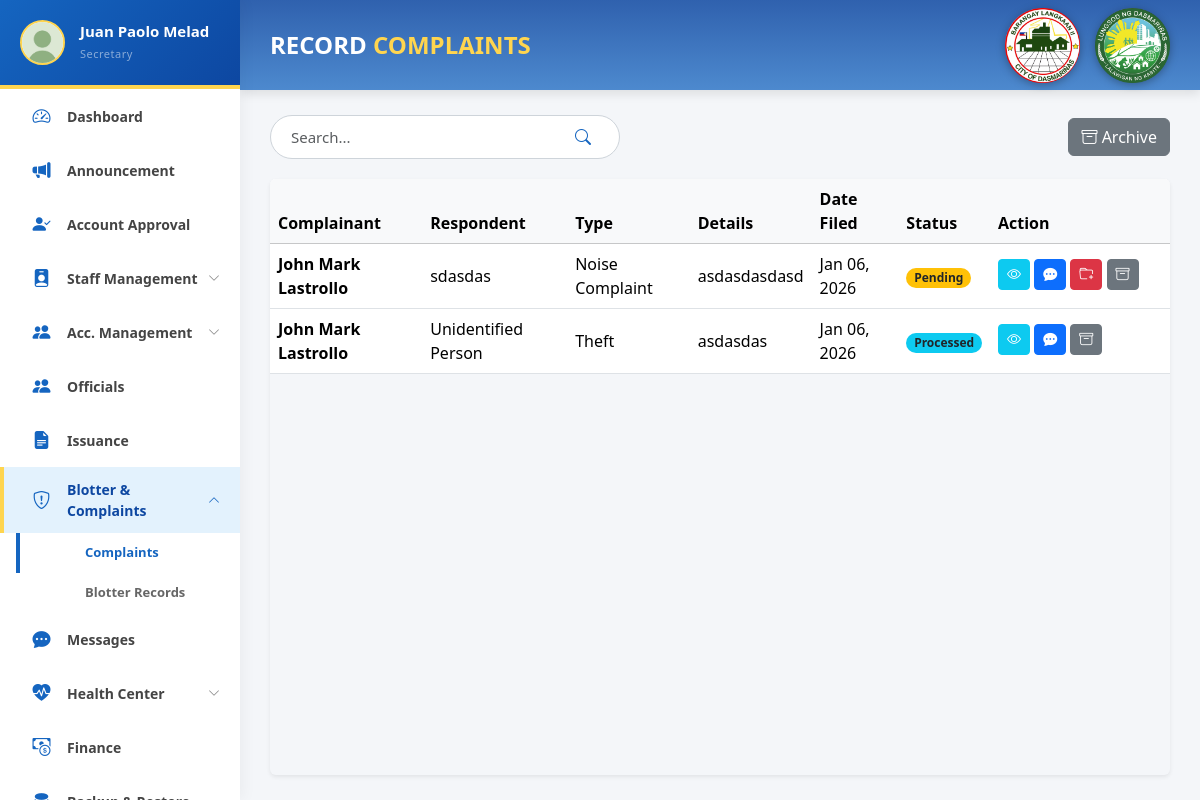
/pages/admin/admin_rec_complaints.php (signed in), run on the app's committed database.
### tables this page shows
CREATE TABLE `users` (
  `user_id` int(11) NOT NULL,
  `email` varchar(150) NOT NULL,
  `position` varchar(100) DEFAULT NULL,
  `password` varchar(255) NOT NULL,
  `first_name` varchar(100) NOT NULL,
  `last_name` varchar(100) NOT NULL,
  `role` enum('Admin','Staff','Resident') NOT NULL DEFAULT 'Resident',
  `status` enum('Active','Inactive','Pending','Rejected') NOT NULL DEFAULT 'Pending',
  `created_at` timestamp NOT NULL DEFAULT current_timestamp()
);

CREATE TABLE `complaints` (
  `complaint_id` int(11) NOT NULL,
  `resident_id` int(11) NOT NULL,
  `complainant_name` varchar(150) NOT NULL,
  `respondent_name` varchar(150) NOT NULL,
  `complaint_type` varchar(100) NOT NULL,
  `incident_date` date NOT NULL,
  `incident_place` text NOT NULL,
  `details` text NOT NULL,
  `status` enum('Pending','Active','Resolved','Processed','Archived') DEFAULT 'Pending',
  `admin_feedback` text DEFAULT NULL,
  `date_filed` datetime DEFAULT current_timestamp()
);

### pages/admin/admin_rec_complaints.php (the view, shortened to what this page needs)
<?php
require_once '../../backend/db_connect.php';
$searchQuery = $_GET["search"] ?? "";
$params = [];
$sql = "SELECT c.*, r.email, r.contact_no
        FROM complaints c
        LEFT JOIN resident_profiles r ON c.resident_id = r.resident_id
        WHERE c.status != 'Archived'";
$sql .= " ORDER BY c.date_filed DESC";
$stmt = $conn->prepare($sql);
$stmt->execute($params);
$complaints = $stmt->fetchAll(PDO::FETCH_ASSOC);
?>
<!DOCTYPE html>
<html lang="en">
<head>
    <link href="../../css/bootstrap.min.css" rel="stylesheet">
    <link rel="stylesheet" href="https://cdn.jsdelivr.net/npm/bootstrap-icons@1.11.1/font/bootstrap-icons.css">
    <link rel="stylesheet" href="../../css/admin.css" />
    <link rel="stylesheet" href="../../css/sidebar.css" />
    <link rel="stylesheet" href="../../css/toast.css" />
</head>
<body>
    <?php include '../../includes/sidebar.php'; ?>
    <div id="main-content">
        <div class="header">
            <h1 class="header-title">RECORD <span class="green">COMPLAINTS</span></h1>
            <div class="header-logos">
                <img src="../../assets/img/Langkaan 2 Logo-modified.png">
                <img src="../../assets/img/dasma logo-modified.png">
            </div>
        </div>
        <div class="content">
            <div class="d-flex justify-content-between align-items-center mb-3 flex-wrap">
                <form method="GET" class="search-box">
                    <input type="text" name="search" class="form-control" placeholder="Search..." value="<?= htmlspecialchars($searchQuery) ?>">
                    <button class="search-btn"><i class="bi bi-search"></i></button>
                </form>
                <div class="add-archive-buttons">
                    <a href="admin_rec_complaints_archive.php" class="btn btn-secondary">
                        <i class="bi bi-archive"></i> Archive
                    </a>
                </div>
            </div>
            <div class="table-responsive shadow-sm rounded">
                <table class="table table-hover align-middle mb-0 bg-white">
                    <thead class="table-light">
                        <tr>
                            <th>Complainant</th>
                            <th>Respondent</th>
                            <th>Type</th>
                            <th>Details</th>
                            <th>Date Filed</th>
                            <th>Status</th>
                            <th style="min-width: 180px;">Action</th>
                        </tr>
                    </thead>
                    <tbody>
                        <?php if (empty($complaints)): ?>
                            <tr><td colspan="7" class="text-center text-muted py-4">No complaints found.</td></tr>
                        <?php else: ?>
                            <?php foreach ($complaints as $c):
                                $data = json_encode($c);
                                $shortDetails = strlen($c['details']) > 30 ? substr($c['details'], 0, 30) . "..." : $c['details'];
                                $badgeClass = match($c['status']) {
                                    'Pending' => 'bg-warning text-dark',
                                    'Active' => 'bg-primary',
                                    'Resolved' => 'bg-success',
                                    'Processed' => 'bg-info text-dark',
                                    default => 'bg-secondary'
                                };
                            ?>
                            <tr>
                                <td class="fw-bold"><?= htmlspecialchars($c['complainant_name']) ?></td>
                                <td><?= htmlspecialchars($c['respondent_name']) ?></td>
                                <td><?= htmlspecialchars($c['complaint_type']) ?></td>
                                <td title="<?= htmlspecialchars($c['details']) ?>"><?= htmlspecialchars($shortDetails) ?></td>
                                <td><?= date("M d, Y", strtotime($c['date_filed'])) ?></td>
                                <td><span class="badge rounded-pill <?= $badgeClass ?>"><?= $c['status'] ?></span></td>
                                <td>
                                    <button class="btn btn-sm btn-info text-white mb-1" onclick='openViewModal(<?= $data ?>)' title="View Details">
                                        <i class="bi bi-eye"></i>
                                    </button>
                                    <button class="btn btn-sm btn-primary mb-1" onclick="openChatModal(<?= $c['complaint_id'] ?>)" title="Chat / Respond">
                                        <i class="bi bi-chat-dots-fill"></i>
                                    </button>
                                    <?php if($c['status'] == 'Pending'): ?>
                                    <button class="btn btn-sm btn-danger text-white mb-1" onclick="openFileToBlotterModal('<?= $c['complaint_id'] ?>')" title="File to Official Blotter">
                                        <i class="bi bi-folder-plus"></i>
                                    </button>
                                    <?php endif; ?>
                                    <button class="btn btn-sm btn-secondary mb-1" onclick="openArchiveModal('<?= $c['complaint_id'] ?>')" title="Archive">
                                        <i class="bi bi-archive"></i>
                                    </button>
                                </td>
                            </tr>
                            <?php endforeach; ?>
                        <?php endif; ?>
                    </tbody>
                </table>
            </div>
        </div>
    </div>
    <div class="toast-container position-fixed bottom-0 end-0 p-3">
    </div>
</body>
</html>

### includes/sidebar.php (shortened to what this page needs)
<?php
$current_page = basename($_SERVER['PHP_SELF']);
$staff_pages    = ['staff_list.php', 'staff_history.php', 'staff_add.php'];
$account_pages  = ['resident_list.php', 'resident_history.php', 'resident_archive.php'];
$issuance_pages = ['manage_issuances.php', 'admin_issuance.php', 'admin_print.php', 'admin_issuance_archive.php'];
$blotter_pages  = ['admin_rec_blotter.php', 'admin_rec_complaints.php', 'admin_rec_blotter_archive.php', 'admin_rec_complaints_archive.php'];
$health_pages   = ['health_dashboard.php', 'patient_records.php'];
$is_staff_active    = in_array($current_page, $staff_pages);
$is_account_active  = in_array($current_page, $account_pages);
$is_issuance_active = in_array($current_page, $issuance_pages);
$is_blotter_active  = in_array($current_page, $blotter_pages);
$is_health_active   = in_array($current_page, $health_pages);
if (isset($_SESSION['user_id'])) {
    if (!isset($admin_user)) {
        if (isset($conn)) {
            $uid = $_SESSION['user_id'];
            $stmtSide = $conn->prepare("SELECT first_name, last_name, position FROM users WHERE user_id = :uid");
            $stmtSide->execute([':uid' => $uid]);
            $resSide = $stmtSide->fetch(PDO::FETCH_ASSOC);
        } else {
            $resSide = null;
        }
    } else {
        $resSide = $admin_user;
    }
    $sideName = ($resSide) ? $resSide['first_name'] . " " . $resSide['last_name'] : "Admin";
    $sidePos  = ($resSide) ? $resSide['position'] : "Administrator";
    $sideImg  = "../../assets/img/profile.jpg";
} else {
    $sideName = "Admin User";
    $sidePos  = "System Admin";
    $sideImg  = "../../assets/img/profile.jpg";
}
?>
<nav id="sidebar">
    <div class="sidebar-header position-relative">
        <div class="admin-profile-img">
            <img src="<?= htmlspecialchars($sideImg) ?>" alt="Admin" style="object-fit: cover;">
        </div>
        <div class="profile-info">
            <h6 class="mb-0 fw-bold text-white"><?= htmlspecialchars($sideName) ?></h6>
            <span class="text-white-50 small"><?= htmlspecialchars($sidePos) ?></span>
        </div>
    </div>
    <div class="sidebar-sticky">
        <ul class="nav flex-column" id="accordionSidebar">
            <li class="nav-item">
                <a class="nav-link <?= $current_page == 'admin_dashboard.php' ? 'active' : '' ?>" href="admin_dashboard.php">
                    <i class="bi bi-speedometer2 me-2"></i> Dashboard
                </a>
            </li>
            <li class="nav-item">
                <a class="nav-link <?= $current_page == 'admin_announcement.php' ? 'active' : '' ?>" href="admin_announcement.php">
                    <i class="bi bi-megaphone-fill me-2"></i> Announcement
                </a>
            </li>
            <li class="nav-item">
                <a class="nav-link <?= $current_page == 'account_approval.php' ? 'active' : '' ?>" href="account_approval.php">
                    <i class="bi bi-person-check-fill me-2"></i> Account Approval
                </a>
            </li>
            <li class="nav-item">
                <a class="nav-link d-flex justify-content-between align-items-center <?= $is_staff_active ? 'active' : 'collapsed' ?>"
                   data-bs-toggle="collapse"
                   href="#staffSubmenu"
                   role="button"
                   aria-expanded="<?= $is_staff_active ? 'true' : 'false' ?>"
                   aria-controls="staffSubmenu">
                    <div><i class="bi bi-person-badge-fill me-2"></i> Staff Management</div>
                    <i class="bi bi-chevron-down small"></i>
                </a>
            </li>
            <li class="nav-item">
                <a class="nav-link d-flex justify-content-between align-items-center <?= $is_account_active ? 'active' : 'collapsed' ?>"
                   data-bs-toggle="collapse"
                   href="#accountSubmenu"
                   role="button"
                   aria-expanded="<?= $is_account_active ? 'true' : 'false' ?>"
                   aria-controls="accountSubmenu">
                    <div><i class="bi bi-people-fill me-2"></i> Acc. Management</div>
                    <i class="bi bi-chevron-down small"></i>
                </a>
            </li>
            <li class="nav-item">
                <a class="nav-link <?= $current_page == 'admin_officials.php' ? 'active' : '' ?>" href="admin_officials.php">
                    <i class="bi bi-people-fill me-2"></i> Officials
                </a>
            </li>
            <li class="nav-item">
                <a class="nav-link <?= $is_issuance_active ? 'active' : '' ?>" href="manage_issuances.php">
                    <i class="bi bi-file-earmark-text-fill me-2"></i> Issuance
                </a>
            </li>
            <li class="nav-item">
                <a class="nav-link d-flex justify-content-between align-items-center <?= $is_blotter_active ? 'active' : 'collapsed' ?>"
                   data-bs-toggle="collapse"
                   href="#blotterSubmenu"
                   role="button"
                   aria-expanded="<?= $is_blotter_active ? 'true' : 'false' ?>"
                   aria-controls="blotterSubmenu">
                    <div><i class="bi bi-shield-exclamation me-2"></i> Blotter & Complaints</div>
                    <i class="bi bi-chevron-down small"></i>
                </a>
                <div class="collapse <?= $is_blotter_active ? 'show' : '' ?>" id="blotterSubmenu" data-bs-parent="#accordionSidebar">
                    <ul class="nav flex-column ms-3 submenu">
                        <li>
                            <a class="nav-link small <?= $current_page == 'admin_rec_complaints.php' ? 'active' : '' ?>" href="admin_rec_complaints.php">
                                Complaints
                            </a>
                        </li>
                        <li>
                            <a class="nav-link small <?= $current_page == 'admin_rec_blotter.php' ? 'active' : '' ?>" href="admin_rec_blotter.php">
                                Blotter Records
                            </a>
                        </li>
                    </ul>
                </div>
            </li>
            <li class="nav-item">
                <a class="nav-link <?= $current_page == 'admin_messages.php' ? 'active' : '' ?>" href="admin_messages.php">
                    <i class="bi bi-chat-dots-fill me-2"></i> Messages
                </a>
            </li>
            <li class="nav-item">
                <a class="nav-link d-flex justify-content-between align-items-center <?= $is_health_active ? 'active' : 'collapsed' ?>"
                   data-bs-toggle="collapse"
                   href="#healthSubmenu"
                   role="button"
                   aria-expanded="<?= $is_health_active ? 'true' : 'false' ?>"
                   aria-controls="healthSubmenu">
                    <div><i class="bi bi-heart-pulse-fill me-2"></i> Health Center</div>
                    <i class="bi bi-chevron-down small"></i>
                </a>
            </li>
            <li class="nav-item">
                <a class="nav-link <?= $current_page == 'finance_management.php' ? 'active' : '' ?>" href="finance_management.php">
                    <i class="bi bi-cash-coin me-2"></i> Finance
                </a>
            </li>
            <li class="nav-item">
                <a class="nav-link <?= $current_page == 'admin_backup.php' ? 'active' : '' ?>" href="admin_backup.php">
                    <i class="bi bi-database-fill-gear me-2"></i> Backup & Restore
                </a>
            </li>
        </ul>
    </div>
</nav>

### data on the page
users: sideName "Juan Paolo Melad", position "Secretary"
complaints: complainant_name "John Mark Lastrollo", respondent_name "sdasdas", complaint_type "Noise Complaint", details "asdasdasdasd", date_filed "Jan 06, 2026", status "Pending"
complaints: complainant_name "John Mark Lastrollo", respondent_name "Unidentified Person", complaint_type "Theft", details "asdasdas", date_filed "Jan 06, 2026", status "Processed"
